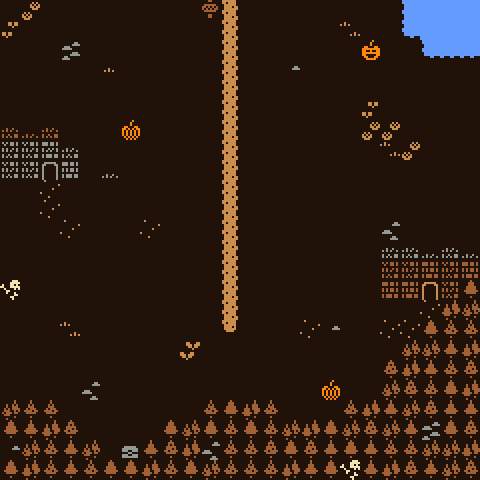

This is a level from a 2D game, rendered from its Tiled map with the project's own tilesets. A one-line summary and the complete map file follow:
An orthogonal 24x24 tile map with 20x20 px tiles, 1 tile layer (Tile Layer 1).

<map version="1.8" tiledversion="1.8.5" orientation="orthogonal" renderorder="right-down" width="24" height="24" tilewidth="20" tileheight="20" infinite="0" nextlayerid="2" nextobjectid="1">
 <tileset firstgid="1" name="Full_tiles" tilewidth="20" tileheight="20" tilecount="1221" columns="33">
  <image source="../Vexed/Full.png" width="660" height="740" />
 </tileset>
 <layer id="1" name="Tile Layer 1" width="24" height="24">
  <data encoding="csv">
133,227,133,133,133,133,133,133,133,133,252,1058,133,133,133,133,133,133,133,133,608,642,642,642,
225,133,133,133,133,133,133,133,133,133,133,1058,133,133,133,133,133,230,133,133,673,642,642,642,
133,133,133,203,133,133,133,133,133,133,133,1058,133,133,133,133,133,133,334,133,133,673,674,674,
133,133,133,133,133,228,133,133,133,133,133,1058,133,133,38,133,133,133,133,133,133,133,133,133,
133,133,133,133,133,133,133,133,133,133,133,1058,133,133,133,133,133,133,133,133,133,133,133,133,
133,133,133,133,133,133,133,133,133,133,133,1058,133,133,133,133,133,133,225,133,133,133,133,133,
376,377,376,133,133,133,301,133,133,133,133,1058,133,133,133,133,133,133,227,227,133,133,133,133,
342,342,340,343,133,133,133,133,133,133,133,1058,133,133,133,133,133,133,133,230,227,133,133,133,
342,342,80,341,133,344,133,133,133,133,133,1058,133,133,133,133,133,133,133,133,133,133,133,133,
133,133,266,133,133,133,133,133,133,133,133,1058,133,133,133,133,133,133,133,133,133,133,133,133,
133,133,266,133,133,133,133,133,133,133,133,1058,133,133,133,133,133,133,133,133,133,133,133,133,
133,133,133,266,133,133,133,266,133,133,133,1058,133,133,133,133,133,133,133,105,133,133,133,133,
133,133,133,133,133,133,133,133,133,133,133,1058,133,133,133,133,133,133,133,343,343,344,343,344,
133,133,133,133,133,133,133,133,133,133,133,1058,133,133,133,133,133,133,133,375,375,374,375,374,
102,133,133,133,133,133,133,133,133,133,133,1058,133,133,133,133,133,133,133,374,374,146,375,97,
133,133,133,133,133,133,133,133,133,133,133,1058,133,133,133,133,133,133,133,133,133,266,93,94,
133,133,133,230,133,133,133,133,133,133,133,1126,133,133,133,266,38,133,133,266,266,97,96,96,
133,133,133,133,133,133,133,133,133,226,133,133,133,133,133,133,133,133,133,133,94,94,95,93,
133,133,133,133,133,133,133,133,133,133,133,133,133,133,133,133,133,133,133,98,93,95,96,98,
133,133,133,133,105,133,133,133,133,133,133,133,133,133,133,133,301,133,133,94,98,96,97,93,
94,96,96,133,133,133,133,133,133,133,96,97,93,96,133,133,133,96,93,95,94,98,95,95,
97,95,93,98,133,133,133,133,97,94,97,96,97,96,94,93,97,94,98,94,95,203,97,98,
38,94,96,95,94,133,52,95,98,93,105,96,96,98,97,98,95,97,95,96,96,94,94,93,
97,93,96,95,96,97,97,93,96,97,94,96,96,96,93,95,97,102,95,93,98,95,94,98
</data>
 </layer>
</map>